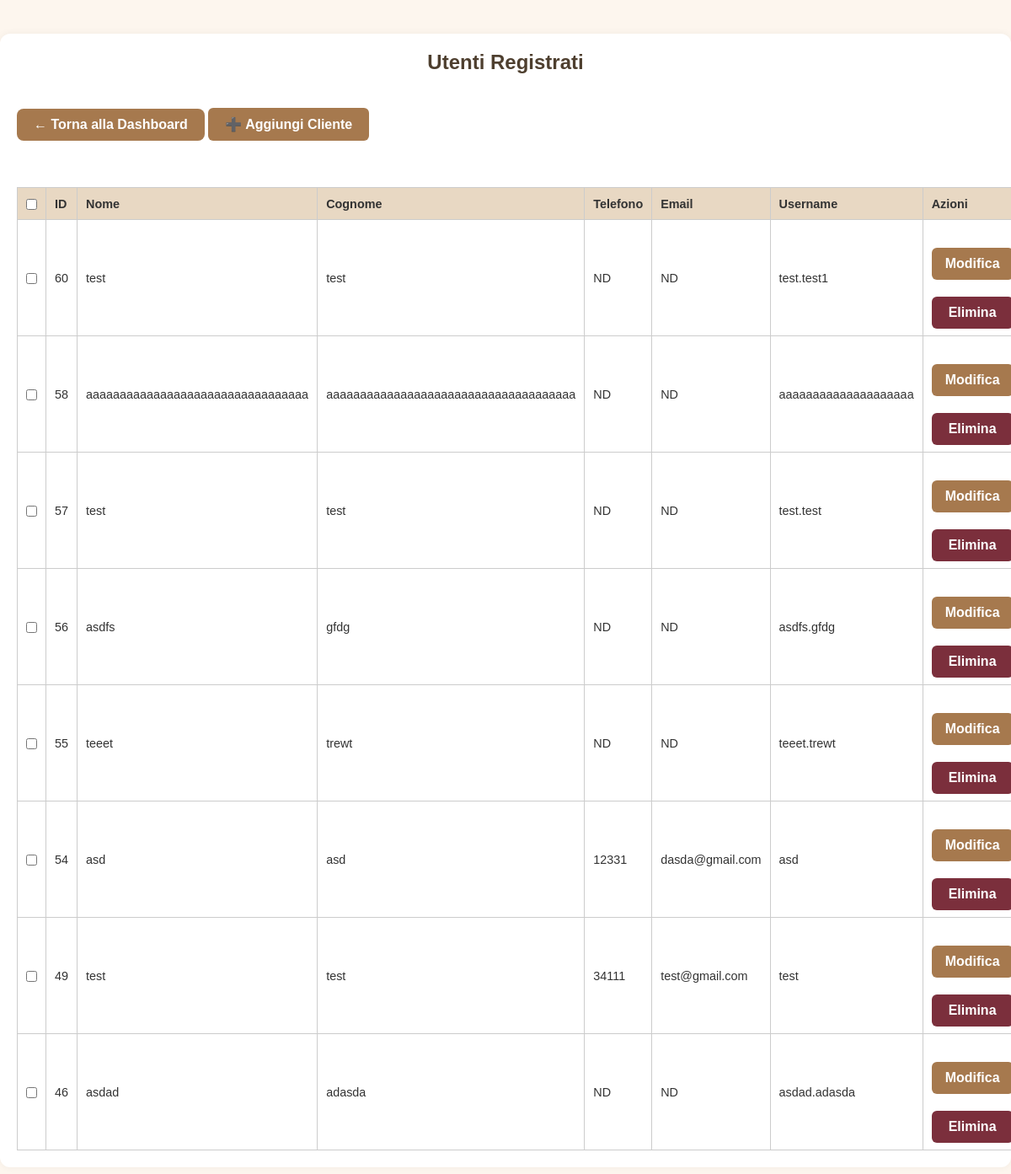
The app's page /admin_users (signed in) with its own data.
### tables this page shows
CREATE TABLE users (
            id INTEGER PRIMARY KEY AUTOINCREMENT,
            username TEXT NOT NULL UNIQUE,
            password TEXT NOT NULL
        , name TEXT NOT NULL DEFAULT 'NOME', surname TEXT NOT NULL DEFAULT 'COGNOME', phone TEXT NOT NULL DEFAULT '0000000000', email TEXT);

### app.py (the view)
@app.route('/admin_users')
def admin_users():
    if 'admin' not in session:
        return redirect(url_for('login_admin'))
    conn = sqlite3.connect('bookings.db')
    cursor = conn.cursor()
    cursor.execute("SELECT id, name, surname, phone, email, username FROM users ORDER BY id DESC")
    users = cursor.fetchall()
    conn.close()
    return render_template('admin_users.html', users=users)

### templates/admin_users.html (shortened to what this page needs)
<!DOCTYPE html>
<html lang="it">
<head>
  <link rel="stylesheet" href="{{ url_for('static', filename='style.css') }}">
</head>
<body>
  <div class="page">
    <div class="container">
      <h2>Utenti Registrati</h2>
      <a class="dashboard-link" href="{{ url_for('admin_dashboard') }}">&larr; Torna alla Dashboard</a>
      <a href="{{ url_for('admin_add_user') }}" style="display: inline-block; margin-bottom: 25px;">
  <button class="big-btn" style="width: auto; padding: 10px 20px;">➕ Aggiungi Cliente</button>
</a>
      {% if users %}
      <form method="post" action="{{ url_for('delete_selected_users') }}">
        <table>
          <thead>
            <tr>
              <th><input type="checkbox" id="select-all"></th>
              <th>ID</th>
              <th>Nome</th>
              <th>Cognome</th>
              <th>Telefono</th>
              <th>Email</th>
              <th>Username</th>
              <th>Azioni</th>
            </tr>
          </thead>
          <tbody>
            {% for user in users %}
            <tr>
              <td><input type="checkbox" name="selected_users" value="{{ user[0] }}"></td>
              <td>{{ user[0] }}</td>
              <td>{{ user[1] }}</td>
              <td>{{ user[2] }}</td>
              <td>{{ user[3] }}</td>
              <td>{{ user[4] or 'ND' }}</td>
              <td>{{ user[5] }}</td>
              <td>
                <div class="actions">
                  <a href="{{ url_for('admin_edit_user', user_id=user[0]) }}">
                    <button class="big-btn" type="button">Modifica</button>
                  </a>
                  <form method="post" action="{{ url_for('admin_delete_user', user_id=user[0]) }}" onsubmit="return confirm('Confermi eliminazione utente {{ user[1] }} {{ user[2] }}?')">
                    <button type="submit" class="delete-btn">Elimina</button>
                  </form>
                </div>
              </td>
            </tr>
            {% endfor %}
          </tbody>
        </table>
      </form>
      {% else %}
        <p>Nessun utente registrato.</p>
      {% endif %}
    </div>
  </div>
</body>
</html>

### static/style.css (style rules this page uses)
* { box-sizing: border-box; margin: 0; padding: 0; }
body { font-family: 'Arial', sans-serif; background-color: #fdf6ec; color: #333; display: flex; flex-direction: column; align-items: center; padding: 20px; }
.container { width: 100%; max-width: 600px; background: #fffaf2; padding: 20px; border-radius: 8px; box-shadow: 0 4px 12px rgba(0, 0, 0, 0.1); margin: 20px 0; }
h1, h2, h3 { text-align: center; color: #4e3f2f; margin-bottom: 15px; }
form { display: flex; flex-direction: column; }
input, select, button { padding: 10px; margin-top: 5px; background-color: #fef9f0; color: #333; border: 1px solid #ccc; border-radius: 5px; font-size: 16px; }
button { background-color: #a67c52; color: #fff; cursor: pointer; font-weight: bold; transition: background-color 0.3s; border: none; }
.big-btn { width: 100%; padding: 15px; font-size: 18px; margin: 10px 0; }
a { display: block; text-align: center; margin-top: 15px; text-decoration: none; color: #a67c52; font-weight: bold; }
table { width: 100%; border-collapse: collapse; margin-top: 20px; background-color: #fff; color: #333; }
table, th, td { border: 1px solid #ddd; }
th, td { padding: 10px; text-align: center; }
th { background-color: #f0e6d6; color: #333; }

### templates/admin_users.html (style rules this page uses)
body { margin: 0; padding: 0; background-color: #fdf6ee; font-family: sans-serif; }
.page { width: 100%; display: flex; justify-content: center; }
.container { max-width: 1400px; margin: 40px auto; padding: 20px; background-color: #fff; border-radius: 12px; box-shadow: 0 0 10px rgba(0, 0, 0, 0.05); }
.dashboard-link { display: inline-block; margin: 10px 0 30px 0; padding: 10px 20px; background-color: #a6794e; color: white; border-radius: 8px; text-decoration: none; font-weight: bold; transition: background-color 0.3s ease; }
table { width: 100%; border-collapse: collapse; font-size: 0.9rem; }
table th, table td { padding: 8px 10px; text-align: left; border: 1px solid #ccc; }
table th { background-color: #e8d8c3; }
.actions { display: flex; flex-direction: column; gap: 5px; }
.big-btn, .delete-btn { width: 100%; padding: 10px 16px; font-size: 1rem; border: none; border-radius: 6px; cursor: pointer; color: #fff; }
.big-btn { background-color: #a6794e; }
.delete-btn { background-color: #7b2f3c !important; }

### records on screen
users: id "60", name "test", surname "test", phone "ND", username "test.test1"
users: id "58", name "aaaaaaaaaaaaaaaaaaaaaaaaaaaaaaaaa", surname "aaaaaaaaaaaaaaaaaaaaaaaaaaaaaaaaaaaaa", phone "ND", username "aaaaaaaaaaaaaaaaaaaa"
users: id "57", name "test", surname "test", phone "ND", username "test.test"
users: id "56", name "asdfs", surname "gfdg", phone "ND", username "asdfs.gfdg"
users: id "55", name "teeet", surname "trewt", phone "ND", username "teeet.trewt"
users: id "54", name "asd", surname "asd", phone "12331", email "dasda@gmail.com", username "asd"
users: id "49", name "test", surname "test", phone "34111", email "test@gmail.com", username "test"
users: id "46", name "asdad", surname "adasda", phone "ND", username "asdad.adasda"
